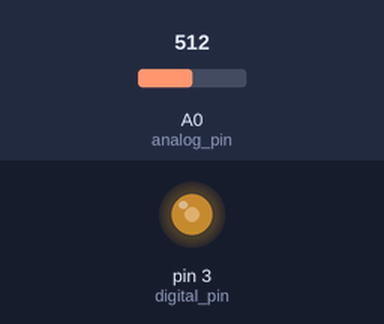
A sketch run on a simulated Arduino Uno, built with avr-gcc and run on an emulated ATmega328P. On the bench: output pins drawn as LEDs (lit = HIGH). Inputs (shaded band) come from the test bench; at power-on: A0 (analog_pin) = 512.

Above: at 1.2 s.
1.3 s: A0 (analog_pin) set to 716
At 2.2 s:
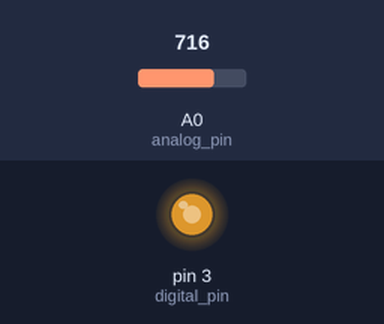
2.8 s: A0 (analog_pin) set to 900
At 3.4 s:
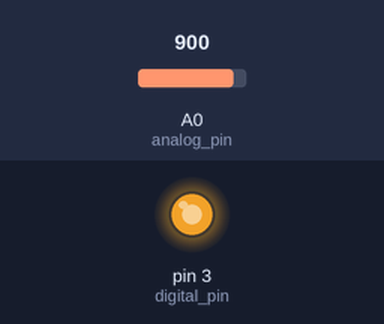
4.3 s: A0 (analog_pin) set to 122
At 5.5 s:
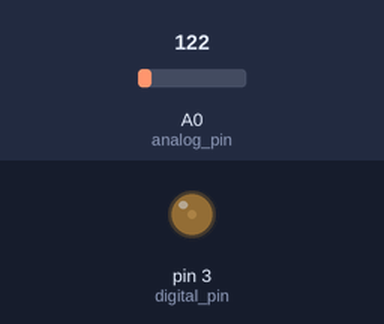
5.8 s: A0 (analog_pin) set to 0
At 6.8 s:
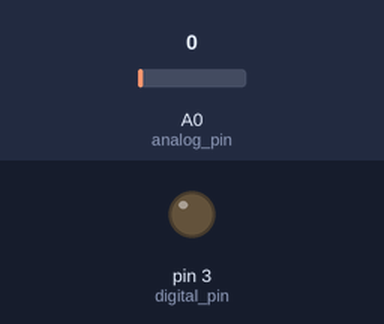
Timing chart, 0 to 8.3 s (numbered marks = the images above; inputs shaded):
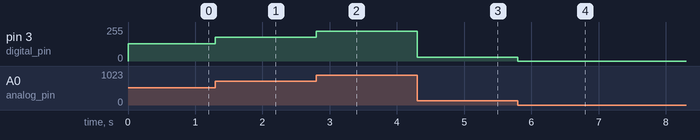

Measured:
- after the input at 1.3 s, pin 3 (digital_pin): 128/255 → 179/255 at once
- after the input at 2.8 s, pin 3 (digital_pin): 179/255 → 225/255 at once
- after the input at 4.3 s, pin 3 (digital_pin): 225/255 → 30/255 at once
- after the input at 5.8 s, pin 3 (digital_pin): 30/255 → 0/255 at once

The sketch:

pot_ctl_pwm.ino
```cpp
/*
  Pot sets PWM Value

*/

static const uint8_t analog_pin = A0;
static const uint8_t digital_pin = 3;

void setup() {
  Serial.begin(9600);

  pinMode(analog_pin, INPUT);
  pinMode( digital_pin, OUTPUT );

}

void loop() {
    unsigned int val = analogRead(analog_pin);
    analogWrite(digital_pin, val / 4);
  delay(2);
}
```
